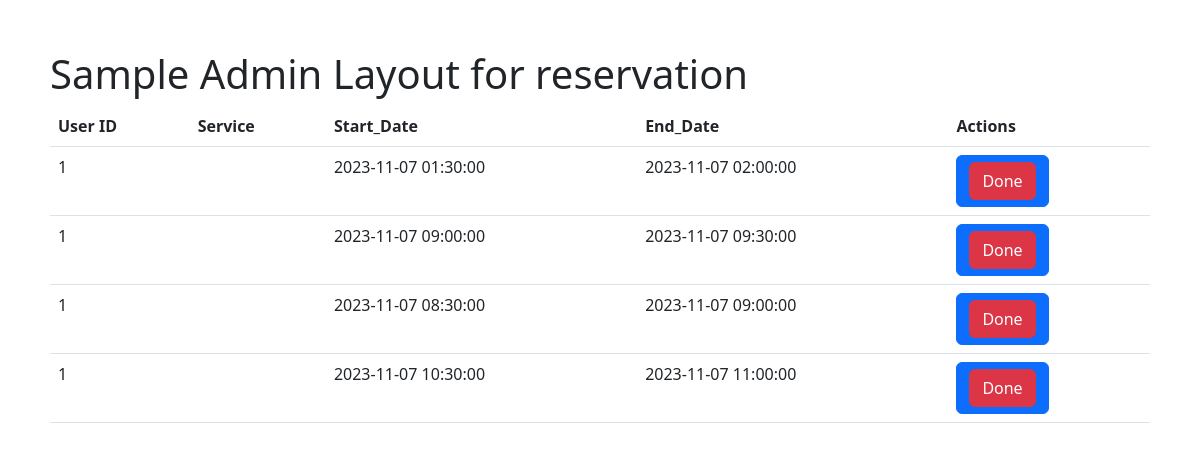
The app's page /Thesis1/adminPractice.php with its own data.
### tables this page shows
CREATE TABLE `reservation` (
  `reservationID` int(11) NOT NULL,
  `userID` int(11) NOT NULL,
  `serviceName` varchar(255) NOT NULL,
  `start_date` datetime NOT NULL,
  `end_date` datetime NOT NULL,
  `remarks` varchar(255) NOT NULL,
  `status` varchar(255) NOT NULL,
  `confirmationHash` varchar(255) NOT NULL
);

### Thesis1/adminPractice.php (the view, shortened to what this page needs)
<?php
        $con = connection();
?>
<!DOCTYPE html>
<html lang="en">
<head>
    <link href="https://cdn.jsdelivr.net/npm/bootstrap@5.3.0-alpha3/dist/css/bootstrap.min.css" rel="stylesheet">
</head>
<body style="margin: 50px">
<h1> Sample Admin Layout for reservation</h1>
<table class="table">
<thead>
<tr>
<th>User ID</th>
<th>Service</th>
<th>Start_Date</th>
<th>End_Date</th>
<th>Actions</th>
</tr>
</thead>
<tbody>
<?php
    $retrieveQuery = "SELECT * FROM `reservation` WHERE STATUS = 'Pending'";
    $result =  $con -> query($retrieveQuery);
    while($row = mysqli_fetch_assoc($result)){
        $id = $row['userID'];
        $service = $row['service'];
        $start = $row['start_date'];
        $endDate = $row['end_date'];
    echo '<tr>
    <td>'.$id.'</td>
    <td>'.$service.'</td>
    <td>'.$start.'</td>
    <td>'.$endDate.'</td>
    <td>
        <button class = "btn btn-primary"><a href = "adminPractice.php?delID='.$id.'" class ="btn btn-danger">Done</a></button>
    </td>
      </tr>';
    }
?>
</tbody>
</table>
</body>
</html>

### records on screen
reservation: userID "1", start_date "2023-11-07 01:30:00", end_date "2023-11-07 02:00:00"
reservation: userID "1", start_date "2023-11-07 09:00:00", end_date "2023-11-07 09:30:00"
reservation: userID "1", start_date "2023-11-07 08:30:00", end_date "2023-11-07 09:00:00"
reservation: userID "1", start_date "2023-11-07 10:30:00", end_date "2023-11-07 11:00:00"
